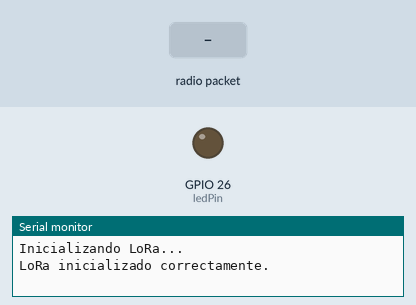
Simulated run of this sketch. Board: ESP32. Shown: output pins drawn as LEDs (lit = HIGH), the last lines printed to the serial monitor. The inputs (shaded band) are chosen by the test bench. No radio packets arrive unless stated; pins used as bus, display or sensor lines are not drawn.

Above: at 1.2 s.
1.3 s: radio packet "1" arrives
At 2.7 s:
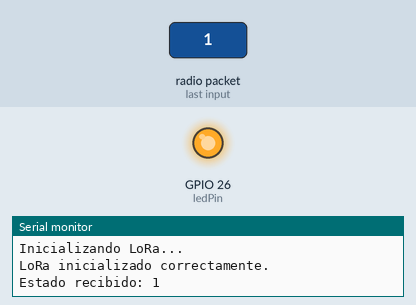
Timing chart, 0 to 4.3 s (numbered marks = the images above; inputs shaded):
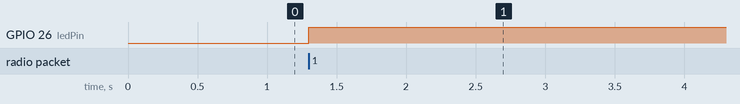

Measured:
- after the input at 1.3 s, GPIO 26 (ledPin): LOW → HIGH at once

The sketch:

transmisor_LED.ino
```cpp
//////////////  TRANSMNISOR - LED

#include <SPI.h>
#include <RH_RF95.h>

// Definir pines del módulo LoRa
#define RFM95_CS 5
#define RFM95_RST 14
#define RFM95_INT 2

// Definir frecuencia del LoRa
#define RF95_FREQ 500.0

// Crear instancia del driver
RH_RF95 rf95(RFM95_CS, RFM95_INT);

const int ledPin = 26;   // Pin del LED

void setup() {
  pinMode(ledPin, OUTPUT);
  pinMode(RFM95_RST, OUTPUT);
  digitalWrite(RFM95_RST, HIGH);

  Serial.begin(9600);
  while (!Serial);

  // Inicializar el módulo LoRa
  Serial.println("Inicializando LoRa...");
  digitalWrite(RFM95_RST, LOW);
  delay(10);
  digitalWrite(RFM95_RST, HIGH);
  delay(10);

  if (!rf95.init()) {
    Serial.println("Inicialización de LoRa fallida!");
    while (1);
  }

  if (!rf95.setFrequency(RF95_FREQ)) {
    Serial.println("Configuración de frecuencia fallida!");
    while (1);
  }

  Serial.println("LoRa inicializado correctamente.");
}

void loop() {
  if (rf95.available()) {
    // Buffer para el mensaje recibido
    uint8_t buf[RH_RF95_MAX_MESSAGE_LEN];
    uint8_t len = sizeof(buf);

    // Intentar recibir el mensaje
    if (rf95.recv(buf, &len)) {
      bool receivedState = buf[0];

      // Encender o apagar el LED basado en el estado recibido
      digitalWrite(ledPin, receivedState);

      // Mostrar el estado recibido en el monitor serie
      Serial.print("Estado recibido: ");
      Serial.println(receivedState);
    } else {
      Serial.println("Recepción fallida.");
    }
  }
}
```
